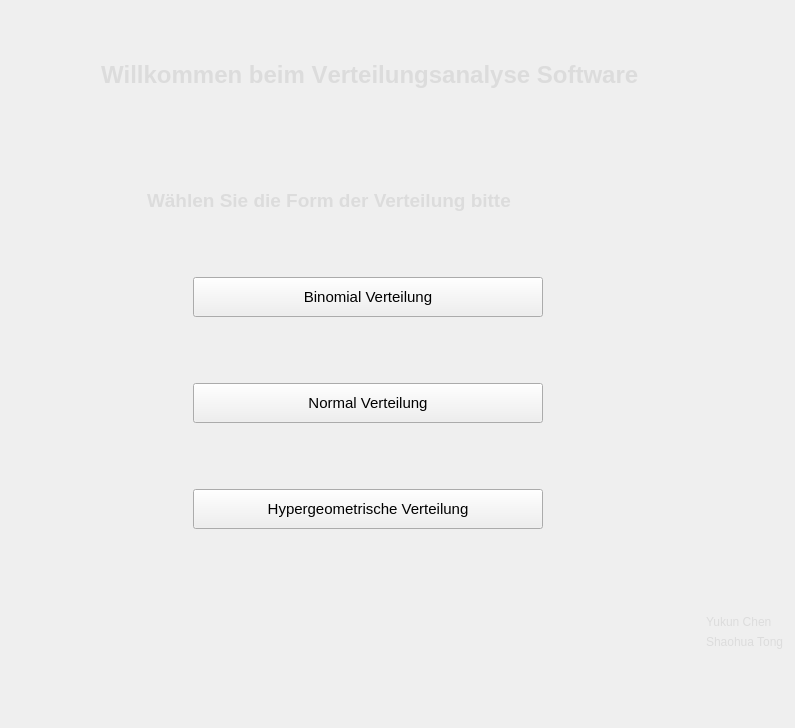
<?xml version="1.0" encoding="UTF-8"?>
<ui version="4.0">
 <class>Form</class>
 <widget class="QWidget" name="Form">
  <property name="geometry">
   <rect>
    <x>0</x>
    <y>0</y>
    <width>795</width>
    <height>728</height>
   </rect>
  </property>
  <property name="windowTitle">
   <string>Form</string>
  </property>
  <layout class="QGridLayout" name="gridLayout">
   <item row="6" column="4">
    <spacer name="verticalSpacer_2">
     <property name="orientation">
      <enum>Qt::Vertical</enum>
     </property>
     <property name="sizeHint" stdset="0">
      <size>
       <width>20</width>
       <height>40</height>
      </size>
     </property>
    </spacer>
   </item>
   <item row="5" column="0">
    <spacer name="horizontalSpacer_4">
     <property name="orientation">
      <enum>Qt::Horizontal</enum>
     </property>
     <property name="sizeHint" stdset="0">
      <size>
       <width>120</width>
       <height>17</height>
      </size>
     </property>
    </spacer>
   </item>
   <item row="4" column="2">
    <layout class="QVBoxLayout" name="verticalLayout">
     <item>
      <layout class="QHBoxLayout" name="horizontalLayout">
       <item>
        <spacer name="horizontalSpacer_14">
         <property name="orientation">
          <enum>Qt::Horizontal</enum>
         </property>
         <property name="sizeHint" stdset="0">
          <size>
           <width>40</width>
           <height>20</height>
          </size>
         </property>
        </spacer>
       </item>
       <item>
        <widget class="QPushButton" name="pushButton_2">
         <property name="minimumSize">
          <size>
           <width>60</width>
           <height>60</height>
          </size>
         </property>
         <property name="maximumSize">
          <size>
           <width>60</width>
           <height>60</height>
          </size>
         </property>
         <property name="mouseTracking">
          <bool>true</bool>
         </property>
         <property name="autoFillBackground">
          <bool>false</bool>
         </property>
         <property name="styleSheet">
          <string notr="true">QPushButton#pushButton_2 {
    color: white;
    font: bold 10pt;
    border:none;
    min-height: 60px;
    min-width: 60px;
    border-image:url(:/Icon.png) -60px 0px no-repeat;
}
QPushButton#pushButton_2:hover{
    color: lightgray;
    border-image:url(:/Icon.png) 0px 0px no-repeat;;
}
QPushButton#pushButton_2:pressed {
    color: lightgray;
    border-image:url(:/Icon.png) -120px 0px no-repeat;;
    padding-top: -15px;
    padding-bottom: -17px;
}</string>
         </property>
         <property name="text">
          <string/>
         </property>
         <property name="checkable">
          <bool>false</bool>
         </property>
        </widget>
       </item>
       <item>
        <widget class="QPushButton" name="pushButton_binomail">
         <property name="minimumSize">
          <size>
           <width>350</width>
           <height>40</height>
          </size>
         </property>
         <property name="maximumSize">
          <size>
           <width>350</width>
           <height>40</height>
          </size>
         </property>
         <property name="font">
          <font>
           <family>Arial</family>
           <pointsize>11</pointsize>
           <weight>50</weight>
           <bold>false</bold>
          </font>
         </property>
         <property name="text">
          <string>Binomial Verteilung</string>
         </property>
        </widget>
       </item>
       <item>
        <spacer name="horizontalSpacer_11">
         <property name="orientation">
          <enum>Qt::Horizontal</enum>
         </property>
         <property name="sizeHint" stdset="0">
          <size>
           <width>40</width>
           <height>20</height>
          </size>
         </property>
        </spacer>
       </item>
      </layout>
     </item>
     <item>
      <spacer name="verticalSpacer_4">
       <property name="orientation">
        <enum>Qt::Vertical</enum>
       </property>
       <property name="sizeHint" stdset="0">
        <size>
         <width>20</width>
         <height>40</height>
        </size>
       </property>
      </spacer>
     </item>
     <item>
      <layout class="QHBoxLayout" name="horizontalLayout_2">
       <item>
        <spacer name="horizontalSpacer_15">
         <property name="orientation">
          <enum>Qt::Horizontal</enum>
         </property>
         <property name="sizeHint" stdset="0">
          <size>
           <width>40</width>
           <height>20</height>
          </size>
         </property>
        </spacer>
       </item>
       <item>
        <widget class="QPushButton" name="pushButton_3">
         <property name="minimumSize">
          <size>
           <width>60</width>
           <height>60</height>
          </size>
         </property>
         <property name="maximumSize">
          <size>
           <width>60</width>
           <height>60</height>
          </size>
         </property>
         <property name="styleSheet">
          <string notr="true">QPushButton#pushButton_3 {
    color: white;
    font: bold 10pt;
    border:none;
    min-height: 60px;
    min-width: 60px;
    border-image:url(:/Icon.png) -60px 0px no-repeat;
}
QPushButton#pushButton_3:hover{
    color: lightgray;
    border-image:url(:/Icon.png) 0px 0px no-repeat;;
}
QPushButton#pushButton_3:pressed {
    color: lightgray;
    border-image:url(:/Icon.png) -120px 0px no-repeat;;
    padding-top: -15px;
    padding-bottom: -17px;
}</string>
         </property>
         <property name="text">
          <string/>
         </property>
        </widget>
       </item>
       <item>
        <widget class="QPushButton" name="pushButton_normal">
         <property name="minimumSize">
          <size>
           <width>350</width>
           <height>40</height>
          </size>
         </property>
         <property name="maximumSize">
          <size>
           <width>350</width>
           <height>40</height>
          </size>
         </property>
         <property name="font">
          <font>
           <family>Arial</family>
           <pointsize>11</pointsize>
           <weight>50</weight>
           <bold>false</bold>
          </font>
         </property>
         <property name="text">
          <string>Normal Verteilung</string>
         </property>
        </widget>
       </item>
       <item>
        <spacer name="horizontalSpacer_12">
         <property name="orientation">
          <enum>Qt::Horizontal</enum>
         </property>
         <property name="sizeHint" stdset="0">
          <size>
           <width>40</width>
           <height>20</height>
          </size>
         </property>
        </spacer>
       </item>
      </layout>
     </item>
     <item>
      <spacer name="verticalSpacer_8">
       <property name="orientation">
        <enum>Qt::Vertical</enum>
       </property>
       <property name="sizeHint" stdset="0">
        <size>
         <width>20</width>
         <height>40</height>
        </size>
       </property>
      </spacer>
     </item>
     <item>
      <layout class="QHBoxLayout" name="horizontalLayout_3">
       <item>
        <spacer name="horizontalSpacer_16">
         <property name="orientation">
          <enum>Qt::Horizontal</enum>
         </property>
         <property name="sizeHint" stdset="0">
          <size>
           <width>40</width>
           <height>20</height>
          </size>
         </property>
        </spacer>
       </item>
       <item>
        <widget class="QPushButton" name="pushButton">
         <property name="maximumSize">
          <size>
           <width>60</width>
           <height>60</height>
          </size>
         </property>
         <property name="styleSheet">
          <string notr="true">QPushButton#pushButton {
    color: white;
    font: bold 10pt;
    border:none;
    min-height: 60px;
    min-width: 60px;
    border-image:url(:/Icon.png) -60px 0px no-repeat;
}
QPushButton#pushButton:hover{
    color: lightgray;
    border-image:url(:/Icon.png) 0px 0px no-repeat;;
}
QPushButton#pushButton:pressed {
    color: lightgray;
    border-image:url(:/Icon.png) -120px 0px no-repeat;;
    padding-top: -15px;
    padding-bottom: -17px;
}</string>
         </property>
         <property name="text">
          <string/>
         </property>
        </widget>
       </item>
       <item>
        <widget class="QPushButton" name="pushButton_4">
         <property name="minimumSize">
          <size>
           <width>350</width>
           <height>40</height>
          </size>
         </property>
         <property name="maximumSize">
          <size>
           <width>350</width>
           <height>40</height>
          </size>
         </property>
         <property name="font">
          <font>
           <family>Arial</family>
           <pointsize>11</pointsize>
          </font>
         </property>
         <property name="text">
          <string>Hypergeometrische Verteilung</string>
         </property>
        </widget>
       </item>
       <item>
        <spacer name="horizontalSpacer_13">
         <property name="orientation">
          <enum>Qt::Horizontal</enum>
         </property>
         <property name="sizeHint" stdset="0">
          <size>
           <width>40</width>
           <height>20</height>
          </size>
         </property>
        </spacer>
       </item>
      </layout>
     </item>
    </layout>
   </item>
   <item row="7" column="0">
    <spacer name="horizontalSpacer_5">
     <property name="orientation">
      <enum>Qt::Horizontal</enum>
     </property>
     <property name="sizeHint" stdset="0">
      <size>
       <width>174</width>
       <height>20</height>
      </size>
     </property>
    </spacer>
   </item>
   <item row="7" column="3">
    <spacer name="horizontalSpacer_7">
     <property name="orientation">
      <enum>Qt::Horizontal</enum>
     </property>
     <property name="sizeHint" stdset="0">
      <size>
       <width>209</width>
       <height>20</height>
      </size>
     </property>
    </spacer>
   </item>
   <item row="1" column="0">
    <spacer name="horizontalSpacer_10">
     <property name="orientation">
      <enum>Qt::Horizontal</enum>
     </property>
     <property name="sizeHint" stdset="0">
      <size>
       <width>133</width>
       <height>20</height>
      </size>
     </property>
    </spacer>
   </item>
   <item row="0" column="1">
    <spacer name="verticalSpacer_6">
     <property name="orientation">
      <enum>Qt::Vertical</enum>
     </property>
     <property name="sizeHint" stdset="0">
      <size>
       <width>20</width>
       <height>40</height>
      </size>
     </property>
    </spacer>
   </item>
   <item row="2" column="6">
    <spacer name="horizontalSpacer_6">
     <property name="orientation">
      <enum>Qt::Horizontal</enum>
     </property>
     <property name="sizeHint" stdset="0">
      <size>
       <width>40</width>
       <height>20</height>
      </size>
     </property>
    </spacer>
   </item>
   <item row="4" column="1">
    <spacer name="verticalSpacer_3">
     <property name="orientation">
      <enum>Qt::Vertical</enum>
     </property>
     <property name="sizeHint" stdset="0">
      <size>
       <width>20</width>
       <height>40</height>
      </size>
     </property>
    </spacer>
   </item>
   <item row="2" column="7">
    <spacer name="horizontalSpacer_3">
     <property name="orientation">
      <enum>Qt::Horizontal</enum>
     </property>
     <property name="sizeHint" stdset="0">
      <size>
       <width>40</width>
       <height>20</height>
      </size>
     </property>
    </spacer>
   </item>
   <item row="2" column="0">
    <spacer name="horizontalSpacer_2">
     <property name="orientation">
      <enum>Qt::Horizontal</enum>
     </property>
     <property name="sizeHint" stdset="0">
      <size>
       <width>71</width>
       <height>125</height>
      </size>
     </property>
    </spacer>
   </item>
   <item row="1" column="1" rowspan="2" colspan="4">
    <layout class="QFormLayout" name="formLayout">
     <item row="0" column="0" colspan="2">
      <widget class="QLabel" name="label_2">
       <property name="font">
        <font>
         <family>Arial</family>
         <pointsize>18</pointsize>
         <weight>75</weight>
         <italic>false</italic>
         <bold>true</bold>
         <underline>false</underline>
         <strikeout>false</strikeout>
         <kerning>false</kerning>
        </font>
       </property>
       <property name="styleSheet">
        <string notr="true">QLabel#label_2{
color:rgb(220, 220, 220)

}</string>
       </property>
       <property name="text">
        <string>Willkommen beim Verteilungsanalyse Software</string>
       </property>
      </widget>
     </item>
     <item row="1" column="0" colspan="2">
      <spacer name="verticalSpacer">
       <property name="orientation">
        <enum>Qt::Vertical</enum>
       </property>
       <property name="sizeHint" stdset="0">
        <size>
         <width>492</width>
         <height>68</height>
        </size>
       </property>
      </spacer>
     </item>
     <item row="2" column="0">
      <spacer name="horizontalSpacer">
       <property name="orientation">
        <enum>Qt::Horizontal</enum>
       </property>
       <property name="sizeHint" stdset="0">
        <size>
         <width>40</width>
         <height>20</height>
        </size>
       </property>
      </spacer>
     </item>
     <item row="2" column="1">
      <widget class="QLabel" name="label_6">
       <property name="font">
        <font>
         <family>Arial</family>
         <pointsize>14</pointsize>
         <weight>75</weight>
         <bold>true</bold>
        </font>
       </property>
       <property name="styleSheet">
        <string notr="true">QLabel#label_6{
color:rgb(220, 220, 220)

}</string>
       </property>
       <property name="text">
        <string>Wählen Sie die Form der Verteilung bitte </string>
       </property>
      </widget>
     </item>
    </layout>
   </item>
   <item row="5" column="6">
    <spacer name="horizontalSpacer_9">
     <property name="orientation">
      <enum>Qt::Horizontal</enum>
     </property>
     <property name="sizeHint" stdset="0">
      <size>
       <width>101</width>
       <height>20</height>
      </size>
     </property>
    </spacer>
   </item>
   <item row="7" column="7">
    <spacer name="horizontalSpacer_8">
     <property name="orientation">
      <enum>Qt::Horizontal</enum>
     </property>
     <property name="sizeHint" stdset="0">
      <size>
       <width>0</width>
       <height>20</height>
      </size>
     </property>
    </spacer>
   </item>
   <item row="5" column="5">
    <spacer name="horizontalSpacer_17">
     <property name="orientation">
      <enum>Qt::Horizontal</enum>
     </property>
     <property name="sizeHint" stdset="0">
      <size>
       <width>40</width>
       <height>20</height>
      </size>
     </property>
    </spacer>
   </item>
   <item row="8" column="1">
    <spacer name="verticalSpacer_5">
     <property name="orientation">
      <enum>Qt::Vertical</enum>
     </property>
     <property name="sizeHint" stdset="0">
      <size>
       <width>20</width>
       <height>68</height>
      </size>
     </property>
    </spacer>
   </item>
   <item row="7" column="6">
    <layout class="QVBoxLayout" name="verticalLayout_2">
     <item>
      <widget class="QLabel" name="label_3">
       <property name="font">
        <font>
         <family>Arial</family>
        </font>
       </property>
       <property name="styleSheet">
        <string notr="true">QLabel#label_3{
color:rgb(220, 220, 220)

}</string>
       </property>
       <property name="text">
        <string>Yukun Chen</string>
       </property>
      </widget>
     </item>
     <item>
      <widget class="QLabel" name="label_7">
       <property name="font">
        <font>
         <family>Arial</family>
        </font>
       </property>
       <property name="styleSheet">
        <string notr="true">QLabel#label_7{
color:rgb(220, 220, 220)

}</string>
       </property>
       <property name="text">
        <string>Shaohua Tong</string>
       </property>
      </widget>
     </item>
    </layout>
   </item>
   <item row="3" column="1">
    <spacer name="verticalSpacer_7">
     <property name="orientation">
      <enum>Qt::Vertical</enum>
     </property>
     <property name="sizeHint" stdset="0">
      <size>
       <width>20</width>
       <height>40</height>
      </size>
     </property>
    </spacer>
   </item>
  </layout>
 </widget>
 <resources>
  <include location="Background.qrc"/>
 </resources>
 <connections/>
</ui>
